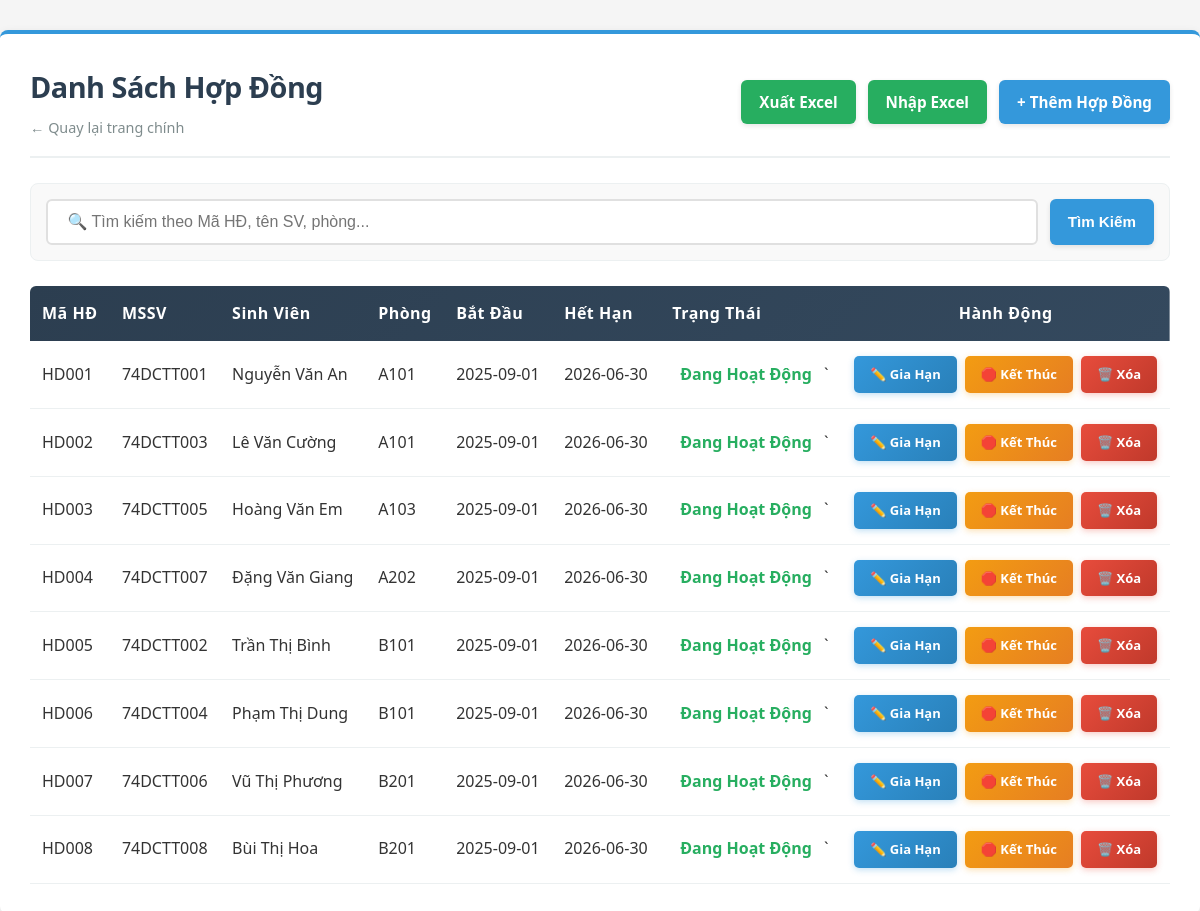
The app's page /QuanLyKTX_API/Public/contract (signed in), older data.
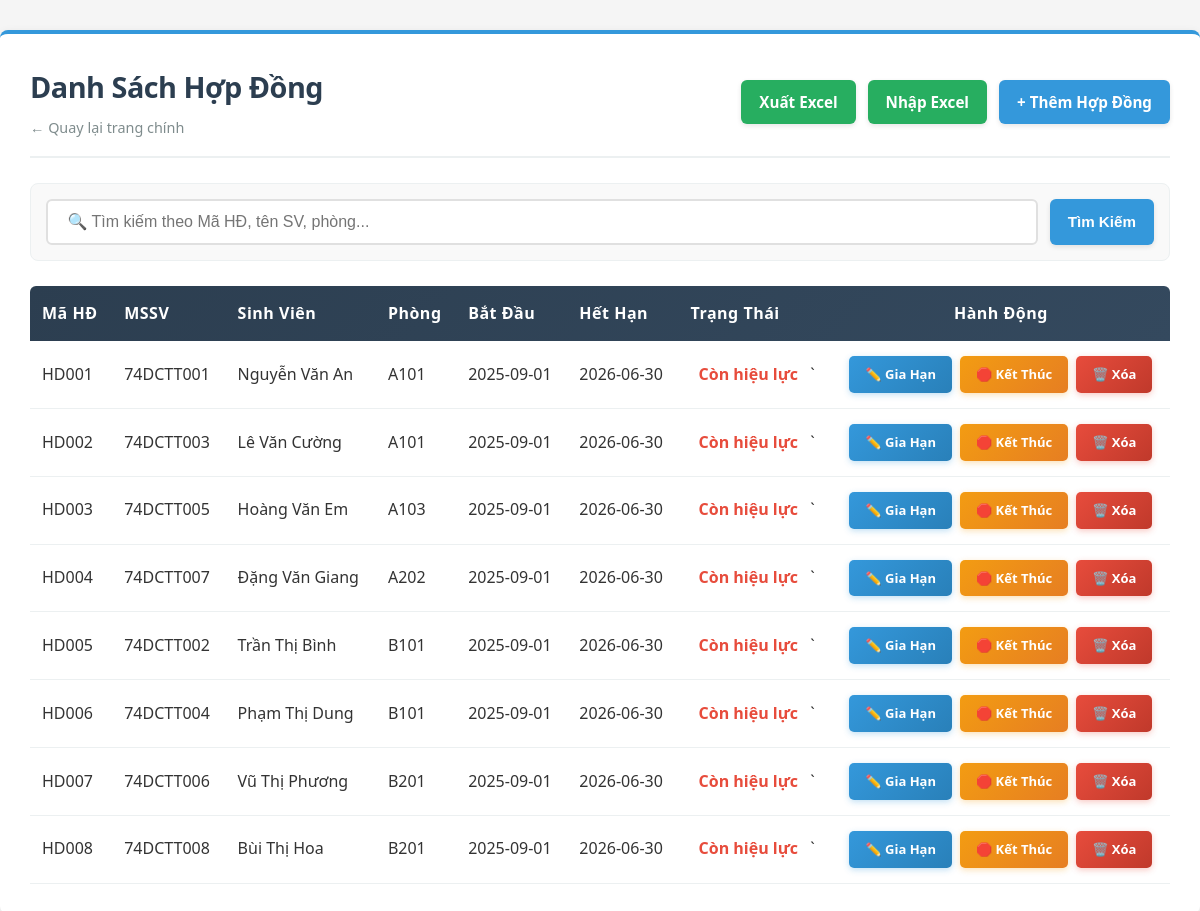
The same page, newer data.
### tables this page shows
CREATE TABLE hopdong (
    mahopdong VARCHAR(20) PRIMARY KEY,
    masv VARCHAR(20),
    maphong VARCHAR(20),
    batdau DATE,
    hethan DATE,
    trangthai VARCHAR(20),
    created_at TIMESTAMP DEFAULT CURRENT_TIMESTAMP,
    FOREIGN KEY (masv) REFERENCES sinhvien(masv),
    FOREIGN KEY (maphong) REFERENCES phong(maphong)
);

CREATE TABLE sinhvien (
    id INT PRIMARY KEY AUTO_INCREMENT,
    masv VARCHAR(20) UNIQUE NOT NULL,
    hoten VARCHAR(100) NOT NULL,
    lop VARCHAR(20),
    gioitinh VARCHAR(10),
    cccd VARCHAR(20),
    sodienthoai VARCHAR(15),
    email VARCHAR(100),
    diachi TEXT,
    created_at TIMESTAMP DEFAULT CURRENT_TIMESTAMP
);

### QuanLyKTX_API/Config/Database.php (called while the page is built, shortened)
<?php
class Database {
    private static $connection = null;
    public static function getConnection() {
        if (self::$connection === null) {
            $host = 'db';
            $user = 'root';
            $pass = 'root_password';
            $db   = 'quanlykytucxa';
            $port = 3306;
            self::$connection = new \mysqli($host, $user, $pass, $db, $port);
            self::$connection->set_charset("utf8");
        }
        return self::$connection;
    }
}

### QuanLyKTX_API/Controllers/ContractController.php (called while the page is built, shortened)
<?php
class ContractController extends Controller {
    private $contractService;
    public function __construct() {
        $this->contractService = new ContractService();
    }
    public function index() {
        $keyword = $this->getInput('search');
        if ($keyword) {
            $contracts = $this->contractService->searchContracts($keyword);
        } else {
            $contracts = $this->contractService->getAllContracts();
        }
        $this->view('contract/list', [
            'title' => 'Danh Sách Hợp Đồng',
            'contracts' => $contracts,
            'keyword' => $keyword
        ]);
    }
}

### QuanLyKTX_API/Services/ContractService.php (called while the page is built, shortened)
<?php
class ContractService {
    private $contractRepo;
    public function __construct() {
        $this->contractRepo = new ContractRepository();
    }
    public function getAllContracts() {
        return $this->contractRepo->getAll();
    }
}

### QuanLyKTX_API/Models/ContractRepository.php (called while the page is built, shortened)
<?php
class ContractRepository extends Repository {
    protected $table = 'hopdong';
    public function getAll() {
        $sql = "SELECT h.mahopdong, h.masv, h.maphong, h.batdau, h.hethan, h.trangthai, s.hoten, p.sophong, p.toa
                FROM {$this->table} h
                LEFT JOIN sinhvien s ON h.masv = s.masv
                LEFT JOIN phong p ON h.maphong = p.maphong
                ORDER BY LENGTH(h.mahopdong) ASC, h.mahopdong ASC";
        return $this->fetchAll($sql);
    }
}

### QuanLyKTX_API/Core/Repository.php (called while the page is built, shortened)
<?php
abstract class Repository {
    protected $db;
    public function __construct() {
        $this->db = \Config\Database::getConnection();
    }
    protected function fetchAll($sql, $types = '', $params = []) {
        if (empty($params)) {
            $result = $this->db->query($sql);
            $data = [];
            if ($result) {
                while ($row = $result->fetch_assoc()) {
                    $data[] = $row;
                }
            }
            return $data;
        }
        return [];
    }
}

### QuanLyKTX_API/Views/contract/list.php (the view, shortened to what this page needs)
<!DOCTYPE html>
<html lang="vi">
<head>
    <link rel="stylesheet" href="<?= PUBLIC_URL ?>css/list.css?v=<?= time() ?>">
</head>
<body>
<div class="container">
    <div class="header">
        <div>
            <h1><?= htmlspecialchars($title) ?></h1>
            <a href="<?= BASE_URL ?>auth/dashboard" class="back-link">← Quay lại trang chính</a>
        </div>
        <div class="header-actions">
            <a href="<?= BASE_URL ?>contract/export" class="btn btn-success">Xuất Excel</a>
            <a href="<?= BASE_URL ?>contract/import" class="btn btn-success">Nhập Excel</a>
            <a href="<?= BASE_URL ?>contract/create" class="btn btn-primary">+ Thêm Hợp Đồng</a>
        </div>
    </div>
    <form method="GET" action="<?= BASE_URL ?>contract" class="search-box">
        <input type="text" name="search" placeholder=" 🔍 Tìm kiếm theo Mã HĐ, tên SV, phòng..." value="<?= htmlspecialchars($keyword ?? '') ?>">
        <button type="submit" class="btn btn-primary">Tìm Kiếm</button>
    </form>
    <?php if (!empty($contracts)): ?>
        <table>
            <thead>
                <tr>
                    <th>Mã HĐ</th>
                    <th>MSSV</th>
                    <th>Sinh Viên</th>
                    <th>Phòng</th>
                    <th>Bắt Đầu</th>
                    <th>Hết Hạn</th>
                    <th>Trạng Thái</th>
                    <th style="text-align: center;">Hành Động</th>
                </tr>
            </thead>
            <tbody>
                <?php foreach ($contracts as $c): ?>
                    <tr>
                        <td><?= htmlspecialchars($c['mahopdong']) ?></td>
                        <td><?= htmlspecialchars($c['masv']) ?></td>
                        <td><?= htmlspecialchars($c['hoten'] ?? 'N/A') ?></td>
                        <td><?= htmlspecialchars($c['maphong'] ?? 'N/A') ?></td>
                        <td><?= $c['batdau'] ?></td>
                        <td><?= $c['hethan'] ?></td>
                        <td>
                            <?php if ($c['trangthai'] == 'Đang Hoạt Động'): ?>
                                <span style="color: #27ae60; padding: 3px 8px; font-weight: bold;">Đang Hoạt Động</span>
                            <?php else: ?>
                                <span style="color: #e74c3c; padding: 3px 8px; font-weight: bold;"><?= htmlspecialchars($c['trangthai']) ?></span>
                            <?php endif; ?>`
                        </td>
                        <td>
                            <div class="action-links">
                                <?php if ($c['trangthai'] !== 'Đã Chấm Dứt'): ?>
                                    <a href="<?= BASE_URL ?>contract/edit/<?= $c['mahopdong'] ?>" class="btn-action btn-edit"> ✏️ Gia Hạn</a>
                                    <a href="<?= BASE_URL ?>contract/terminate/<?= $c['mahopdong'] ?>" class="btn-action btn-warning" onclick="return confirm('Bạn có chắc chắn muốn kết thúc hợp đồng này? Hợp đồng sẽ chuyển sang trạng thái Đã Chấm Dứt thay vì xóa khỏi hệ thống.')"> 🛑 Kết Thúc</a>
                                <?php endif; ?>
                                <a href="<?= BASE_URL ?>contract/delete/<?= $c['mahopdong'] ?>" class="btn-action btn-delete" onclick="return confirm('Xóa luôn khỏi CSDL?')"> 🗑️ Xóa</a>
                            </div>
                        </td>
                    </tr>
                <?php endforeach; ?>
            </tbody>
        </table>
    <?php else: ?>
        <div class="empty-state">
            <p> 📭 Không có hợp đồng nào</p>
        </div>
    <?php endif; ?>
</div>
</body>
</html>

### QuanLyKTX_API/Public/index.php (shortened to what this page needs)
<?php
spl_autoload_register(function ($class) {
    $base_dir = __DIR__ . '/../';
    $file = $base_dir . str_replace('\\', '/', $class) . '.php';
});
$request_uri = parse_url($_SERVER['REQUEST_URI'], PHP_URL_PATH);
$base_dir = str_replace('\\', '/', dirname($_SERVER['SCRIPT_NAME']));
if (strpos($request_uri, $base_dir) === 0) {
    $uri = substr($request_uri, strlen($base_dir));
} else {
    $uri = $request_uri;
}
$uri = str_replace('/index.php', '', $uri);
$uri = trim($uri, '/');
$segments = explode('/', $uri);
$controllerName = ucfirst($segments[0]) . 'Controller';
$methodName = isset($segments[1]) ? $segments[1] : 'index';
$param = isset($segments[2]) ? $segments[2] : null;
$controllerClass = '\\Controllers\\' . $controllerName;
if (class_exists($controllerClass)) {
    $controllerInstance = new $controllerClass();
    if (method_exists($controllerInstance, $methodName)) {
        if ($param !== null) {
            $controllerInstance->$methodName($param);
        } else {
            $controllerInstance->$methodName();
        }
    } else {
        http_response_code(404);
        echo "404 - Phương thức không tồn tại: $methodName";
    }
} else {
    http_response_code(404);
    echo "404 - Controller không tồn tại: $controllerName";
}

### QuanLyKTX_API/Core/Controller.php (shortened to what this page needs)
<?php
class Controller {
    protected function view($view, $data = []) {
        extract($data);
        $viewFile = __DIR__ . '/../Views/' . $view . '.php';
        if (file_exists($viewFile)) {
            require_once $viewFile;
        } else {
            die("View không tồn tại: " . $view);
        }
    }
    protected function getInput($key, $default = null) {
        $json = file_get_contents('php://input');
        $data = json_decode($json, true);
        return $default;
    }
}

### QuanLyKTX_API/Public/css/list.css (style rules this page uses)
* { margin: 0; padding: 0; box-sizing: border-box; }
body { font-family: "Segoe UI", Tahoma, Geneva, Verdana, sans-serif; background-color: #f5f5f5; color: #333; line-height: 1.6; }
.container { max-width: 1200px; margin: 30px auto; background: white; padding: 30px; border-radius: 8px; box-shadow: 0 2px 8px rgba(0, 0, 0, 0.08); border-top: 4px solid #3498db; animation: fadeIn 0.4s ease-in; }
.header { display: flex; justify-content: space-between; align-items: center; margin-bottom: 25px; padding-bottom: 15px; border-bottom: 2px solid #ecf0f1; }
.header h1 { color: #2c3e50; font-size: 1.8em; font-weight: 700; letter-spacing: -0.5px; margin-bottom: 5px; }
.back-link { color: #7f8c8d; text-decoration: none; font-weight: 500; font-size: 0.9em; transition: color 0.3s ease; }
.header-actions { display: flex; gap: 12px; }
.btn { padding: 10px 18px; border: none; border-radius: 6px; cursor: pointer; text-decoration: none; display: inline-block; transition: all 0.3s ease; font-weight: 600; font-size: 0.95em; box-shadow: 0 2px 5px rgba(0, 0, 0, 0.1); }
.btn-primary { background: #3498db; color: white; }
.btn-success { background: #27ae60; color: white; }
.search-box { display: flex; gap: 12px; margin-bottom: 25px; background: #f9f9f9; padding: 15px; border-radius: 8px; border: 1px solid #ecf0f1; }
.search-box input { flex: 1; padding: 12px 15px; border: 2px solid #e0e0e0; border-radius: 6px; font-size: 1em; transition: all 0.3s ease; }
table { width: 100%; border-collapse: collapse; margin-top: 10px; background: white; }
table thead tr { background: linear-gradient(135deg, #2c3e50 0%, #34495e 100%); color: white; }
table th { padding: 15px 12px; text-align: left; font-weight: 600; letter-spacing: 0.5px; }
table th:first-child { border-top-left-radius: 6px; }
table th:last-child { border-top-right-radius: 6px; }
table td { padding: 15px 12px; border-bottom: 1px solid #ecf0f1; vertical-align: middle; }
table tbody tr { transition: background-color 0.2s ease; }
.action-links { display: flex; gap: 8px; justify-content: center; align-items: center; flex-wrap: nowrap; white-space: nowrap; }
.btn-action { padding: 8px 16px; font-size: 13px; border: none; border-radius: 5px; cursor: pointer; text-decoration: none; display: inline-flex; align-items: center; gap: 6px; transition: all 0.3s ease; font-weight: 600; color: white !important; }
.btn-edit { background: linear-gradient(135deg, #3498db, #2980b9); box-shadow: 0 2px 6px rgba(52, 152, 219, 0.3); }
.btn-delete { background: linear-gradient(135deg, #e74c3c, #c0392b); box-shadow: 0 2px 6px rgba(231, 76, 60, 0.3); }
.btn-warning { background: linear-gradient(135deg, #f39c12, #e67e22); box-shadow: 0 2px 6px rgba(243, 156, 18, 0.3); }

Row changes from the older to the newer data that the page shows:
changed hopdong "HD001": trangthai (not shown) → "Còn hiệu lực"; no longer shows "Đang Hoạt Động"
changed hopdong "HD002": trangthai (not shown) → "Còn hiệu lực"; no longer shows "Đang Hoạt Động"
changed hopdong "HD003": trangthai (not shown) → "Còn hiệu lực"; no longer shows "Đang Hoạt Động"
changed hopdong "HD004": trangthai (not shown) → "Còn hiệu lực"; no longer shows "Đang Hoạt Động"
changed hopdong "HD005": trangthai (not shown) → "Còn hiệu lực"; no longer shows "Đang Hoạt Động"
changed hopdong "HD006": trangthai (not shown) → "Còn hiệu lực"; no longer shows "Đang Hoạt Động"
changed hopdong "HD007": trangthai (not shown) → "Còn hiệu lực"; no longer shows "Đang Hoạt Động"
changed hopdong "HD008": trangthai (not shown) → "Còn hiệu lực"; no longer shows "Đang Hoạt Động"
